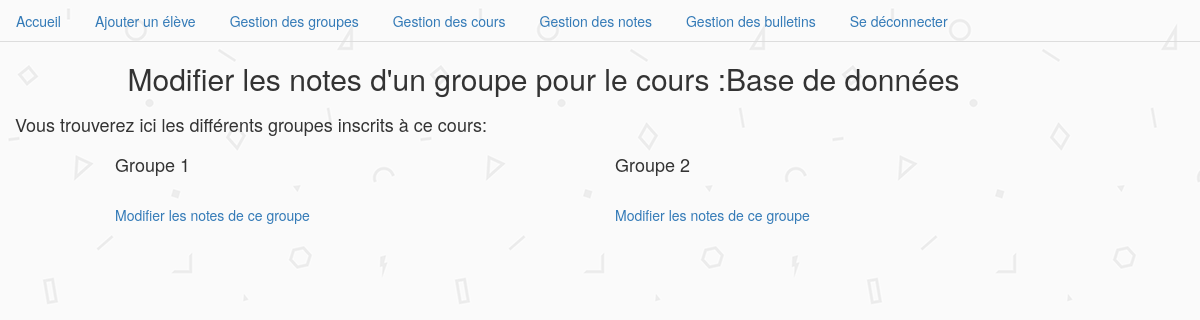
/majNotes.php?id=16 (signed in), run on the app's committed database.
### tables this page shows
CREATE TABLE IF NOT EXISTS `cours` (
  `id_cours` int(4) NOT NULL AUTO_INCREMENT,
  `nom_cours` varchar(255) DEFAULT NULL,
  `coefficient` int(4) DEFAULT NULL,
  `coef_TP` int(4) DEFAULT NULL,
  `coef_PRJ` int(4) DEFAULT NULL,
  `coef_DE` int(4) DEFAULT NULL,
  `coef_CE` int(4) DEFAULT NULL,
  `id_prof` int(11) NOT NULL,
  PRIMARY KEY (`id_cours`),
  KEY `id_prof` (`id_prof`)
);

CREATE TABLE IF NOT EXISTS `suit` (
  `num_groupe` int(11) NOT NULL,
  `id_cours` int(4) NOT NULL,
  PRIMARY KEY (`num_groupe`,`id_cours`),
  KEY `id_cours` (`id_cours`)
);

### majNotes.php (the view, shortened to what this page needs)
<?php
if (isset($_GET['id']))
{
		$id=$_GET['id'];
}
				include("connexion_bdd.php");
				$req_nomCour="SELECT * FROM cours WHERE id_cours='$id'";
				$req_nomCour = $pdo->query($req_nomCour);
				$req_nomCour->setFetchMode(PDO::FETCH_OBJ);
				while ($result=$req_nomCour->fetch())
			{
			$nomCours=$result->nom_cours;
			}
?>
<!DOCTYPE html>
<html xmlns="http://www.w3.org/1999/xhtml" xml:lang="fr" lang="fr">
<head>
 <link href="css/bootstrap.min.css" media="screen" type="text/css" rel="stylesheet">
 <link rel="stylesheet" media="screen" type="text/css" href="css/style.css"/>
</head>
<body >
		<header>
				<?php include("navigation.php"); ?>
		</header>
<div class=" center-block col-md-12" >
	<form class="form-horizontal" method="post" action="#">
		<div  class="col-md-11  col-md-offset-1">
				<?php echo("<h2>Modifier les notes d'un groupe pour le cours :".$nomCours."</h2>");?>
		</div>
		</div>
<?php
			echo("<div class=' center-block col-md-12' ><p><h4> Vous trouverez ici les différents groupes inscrits à ce cours:</p></h4></div>");
			$req_search = "SELECT * FROM suit WHERE id_cours='$id'";
			$req_search = $pdo->query($req_search);
			$req_search->setFetchMode(PDO::FETCH_OBJ);
			while ($result=$req_search->fetch())
			{
			echo("<div  class='col-md-4  col-md-offset-1'><p><h4>Groupe " . $result->num_groupe . "</h4><p></br>");
			echo("<a href='majNotesEleve.php?id=".$result->id_cours."&num=".$result->num_groupe."' alt='Màj' title='Mise à jour'>Modifier les notes de ce groupe</a></br></div>");
			}
?>
</body>
</html>

### css/style.css (style rules this page uses)
body { background:url("fond.png") repeat fixed; }

### data on the page
cours: nom_cours "Base de données"
suit: num_groupe "1"
suit: num_groupe "2"
